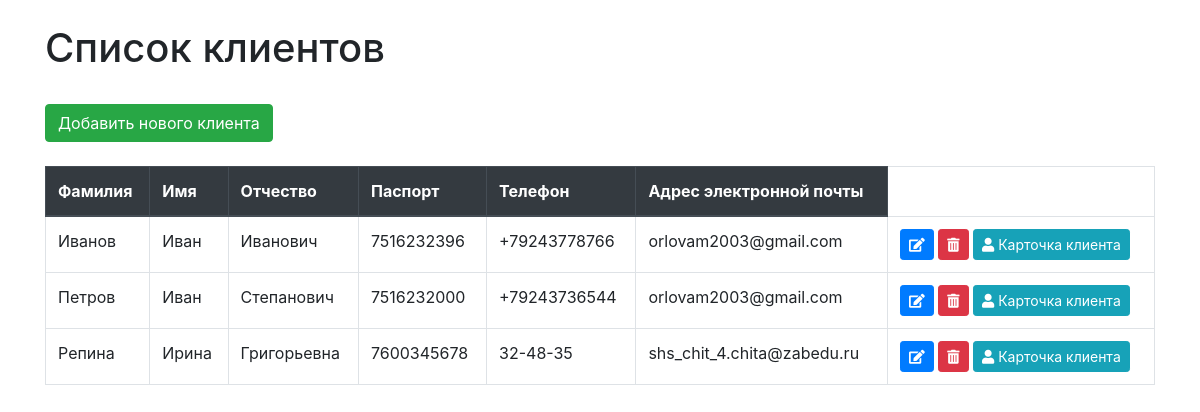
Before: / with the older database file.
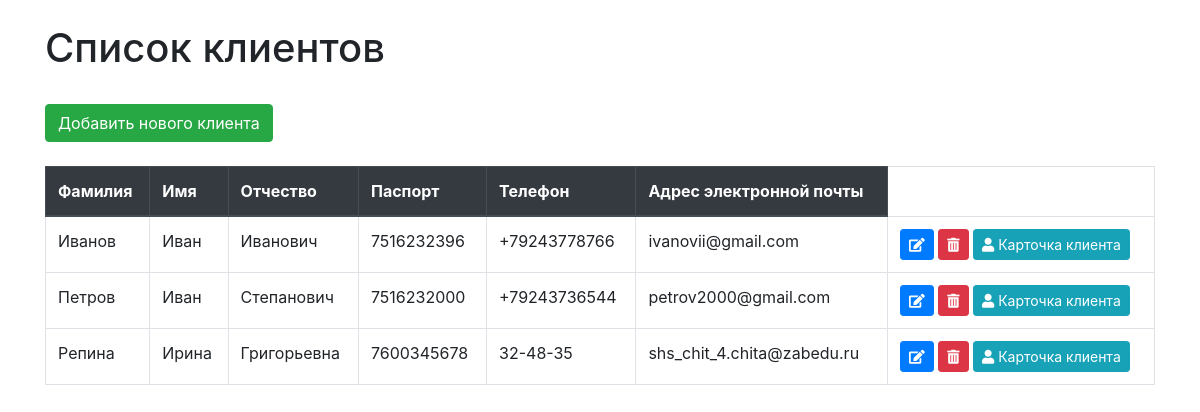
After: the same page with the newer database file.
### abs/models.py (models this page shows, shortened)
class Customers (models.Model):
    last_name = models.CharField(max_length = 150, verbose_name = "Фамилия")
    first_name = models.CharField(max_length = 150,verbose_name = "Имя")
    middle_name = models.CharField(max_length = 150, verbose_name = "Отчество", blank = True)
    gender = models.CharField(max_length=1, choices=[("М", "Мужской"),("Ж", "Женский")])
    address = models.TextField(verbose_name = "Адрес проживание")
    email = models.EmailField(verbose_name = "Адрес электронной почты")
    phone_numder = models.CharField(max_length = 15,verbose_name = "Телефон")
    password_number = models.CharField(max_length = 10, verbose_name = "Номер паспорта")
    password_issue_data = models.DateField(verbose_name = "Дата получения паспорта",unique = True)
    date_of_birth = models.DateField(verbose_name = "День рождения" ,default="2000-01-01")
    photo = models.ImageField(verbose_name="Фото", default="None",upload_to="upload/product")

### abs/views.py (the view)
# urls.py: path('', IndexViews.as_view(), name = "customer_list"),
class IndexViews(ListView):
    template_name = "index.html"
    model = Customers

### abs/templates/index.html (shortened to what this page needs)
<!DOCTYPE html>
<html lang="en">
<head>
    <link rel="stylesheet" href="https://stackpath.bootstrapcdn.com/bootstrap/4.5.2/css/bootstrap.min.css">
    <link rel="stylesheet" href="https://cdnjs.cloudflare.com/ajax/libs/font-awesome/5.15.4/css/all.min.css">
</head>
<body>
    <div class="container">
        <h1 class="mt-4">Список клиентов</h1>
        <a href="{% url 'add_customer' %}" class="btn btn-success my-4">Добавить нового клиента</a>
        <table class="table table-bordered">
            <thead class="thead-dark">
                <tr>
                    <th>Фамилия</th>
                    <th>Имя</th>
                    <th>Отчество</th>
                    <th>Паспорт</th>
                    <th>Телефон</th>
                    <th>Адрес электронной почты</th>
                </tr>
            </thead>
            <tbody>
                {% for customer in object_list %}
                    <tr>
                        <td>{{ customer.last_name }}</td>
                        <td>{{ customer.first_name }}</td>
                        <td>{{ customer.middle_name }}</td>
                        <td>{{ customer.password_number }}</td>
                        <td>{{ customer.phone_numder }}</td>
                        <td>{{ customer.email }}</td>
                        <td>
                            <a href="{% url 'edit_customer' customer.id %}" class="btn btn-primary btn-sm"><i class="fas fa-edit"></i></a>
                            <a href="#" class="btn btn-danger btn-sm" data-toggle="modal" data-target="#confirmDelete{{ customer.id }}"><i class="fas fa-trash-alt"></i></a>
                            <a href="{% url 'customer_detail' customer.id %}" class="btn btn-info btn-sm"><i class="fas fa-user"></i> Карточка клиента</a>
                        </td>
                    </tr>
                {% endfor %}
            </tbody>
        </table>
    </div>
</body>
</html>

Changed rows visible on the page:
changed Customers "Иванов": email "orlovam2003@gmail.com" → "ivanovii@gmail.com"
changed Customers "Петров": email "orlovam2003@gmail.com" → "petrov2000@gmail.com"
